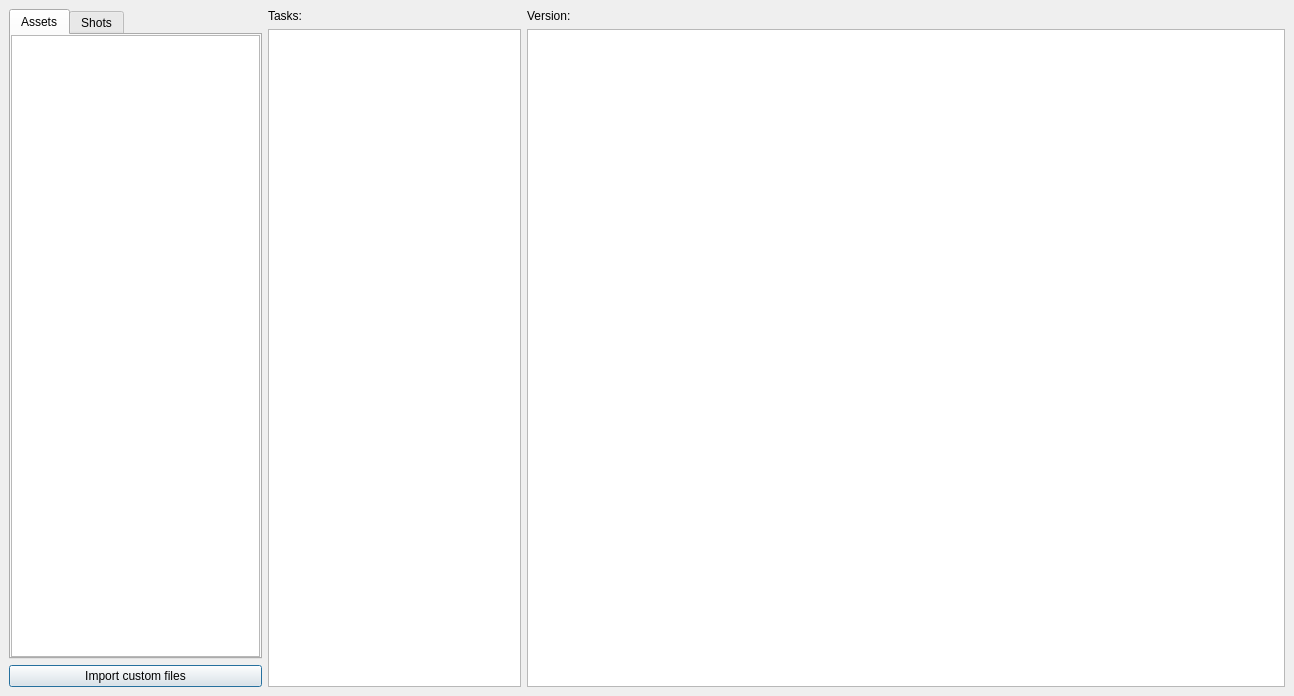
<?xml version="1.0" encoding="UTF-8"?>
<ui version="4.0">
 <class>dlg_TaskSelection</class>
 <widget class="QDialog" name="dlg_TaskSelection">
  <property name="geometry">
   <rect>
    <x>0</x>
    <y>0</y>
    <width>1294</width>
    <height>696</height>
   </rect>
  </property>
  <property name="windowTitle">
   <string>Select Task</string>
  </property>
  <layout class="QVBoxLayout" name="verticalLayout_4">
   <property name="spacing">
    <number>6</number>
   </property>
   <property name="margin">
    <number>9</number>
   </property>
   <item>
    <widget class="QWidget" name="widget_4" native="true">
     <layout class="QHBoxLayout" name="horizontalLayout_2">
      <property name="spacing">
       <number>6</number>
      </property>
      <property name="margin">
       <number>0</number>
      </property>
      <item>
       <widget class="QWidget" name="widget" native="true">
        <property name="sizePolicy">
         <sizepolicy hsizetype="Preferred" vsizetype="Preferred">
          <horstretch>1</horstretch>
          <verstretch>0</verstretch>
         </sizepolicy>
        </property>
        <layout class="QVBoxLayout" name="verticalLayout">
         <property name="margin">
          <number>0</number>
         </property>
         <item>
          <widget class="QTabWidget" name="tbw_entity">
           <property name="currentIndex">
            <number>0</number>
           </property>
           <widget class="QWidget" name="tab">
            <attribute name="title">
             <string>Assets</string>
            </attribute>
            <layout class="QVBoxLayout" name="verticalLayout_5">
             <property name="spacing">
              <number>0</number>
             </property>
             <property name="margin">
              <number>0</number>
             </property>
             <item>
              <widget class="QTreeWidget" name="tw_assets">
               <property name="sizePolicy">
                <sizepolicy hsizetype="Expanding" vsizetype="Expanding">
                 <horstretch>1</horstretch>
                 <verstretch>0</verstretch>
                </sizepolicy>
               </property>
               <property name="contextMenuPolicy">
                <enum>Qt::CustomContextMenu</enum>
               </property>
               <property name="editTriggers">
                <set>QAbstractItemView::NoEditTriggers</set>
               </property>
               <attribute name="headerVisible">
                <bool>false</bool>
               </attribute>
               <column>
                <property name="text">
                 <string notr="true">1</string>
                </property>
               </column>
              </widget>
             </item>
            </layout>
           </widget>
           <widget class="QWidget" name="tab_2">
            <attribute name="title">
             <string>Shots</string>
            </attribute>
            <layout class="QVBoxLayout" name="verticalLayout_6">
             <property name="spacing">
              <number>0</number>
             </property>
             <property name="margin">
              <number>0</number>
             </property>
             <item>
              <widget class="QTreeWidget" name="tw_shots">
               <property name="maximumSize">
                <size>
                 <width>10000</width>
                 <height>16777215</height>
                </size>
               </property>
               <property name="contextMenuPolicy">
                <enum>Qt::CustomContextMenu</enum>
               </property>
               <property name="editTriggers">
                <set>QAbstractItemView::NoEditTriggers</set>
               </property>
               <property name="verticalScrollMode">
                <enum>QAbstractItemView::ScrollPerPixel</enum>
               </property>
               <property name="indentation">
                <number>10</number>
               </property>
               <attribute name="headerVisible">
                <bool>false</bool>
               </attribute>
               <column>
                <property name="text">
                 <string notr="true">1</string>
                </property>
               </column>
              </widget>
             </item>
            </layout>
           </widget>
          </widget>
         </item>
         <item>
          <widget class="QPushButton" name="b_custom">
           <property name="text">
            <string>Import custom files</string>
           </property>
          </widget>
         </item>
        </layout>
       </widget>
      </item>
      <item>
       <widget class="QWidget" name="widget_2" native="true">
        <property name="sizePolicy">
         <sizepolicy hsizetype="Preferred" vsizetype="Preferred">
          <horstretch>1</horstretch>
          <verstretch>0</verstretch>
         </sizepolicy>
        </property>
        <layout class="QVBoxLayout" name="verticalLayout_3">
         <property name="margin">
          <number>0</number>
         </property>
         <item>
          <widget class="QLabel" name="label_2">
           <property name="text">
            <string>Tasks:</string>
           </property>
          </widget>
         </item>
         <item>
          <widget class="QListWidget" name="lw_tasks">
           <property name="contextMenuPolicy">
            <enum>Qt::CustomContextMenu</enum>
           </property>
          </widget>
         </item>
        </layout>
       </widget>
      </item>
      <item>
       <widget class="QWidget" name="widget_3" native="true">
        <property name="sizePolicy">
         <sizepolicy hsizetype="Preferred" vsizetype="Preferred">
          <horstretch>3</horstretch>
          <verstretch>0</verstretch>
         </sizepolicy>
        </property>
        <layout class="QVBoxLayout" name="verticalLayout_2">
         <property name="margin">
          <number>0</number>
         </property>
         <item>
          <widget class="QWidget" name="widget_5" native="true">
           <layout class="QHBoxLayout" name="horizontalLayout">
            <property name="margin">
             <number>0</number>
            </property>
            <item>
             <widget class="QLabel" name="l_version">
              <property name="text">
               <string>Version:</string>
              </property>
             </widget>
            </item>
            <item>
             <widget class="QLabel" name="l_versionRight">
              <property name="layoutDirection">
               <enum>Qt::LeftToRight</enum>
              </property>
              <property name="text">
               <string/>
              </property>
              <property name="alignment">
               <set>Qt::AlignRight|Qt::AlignTrailing|Qt::AlignVCenter</set>
              </property>
             </widget>
            </item>
           </layout>
          </widget>
         </item>
         <item>
          <widget class="QTableView" name="tw_versions">
           <property name="contextMenuPolicy">
            <enum>Qt::CustomContextMenu</enum>
           </property>
           <property name="editTriggers">
            <set>QAbstractItemView::NoEditTriggers</set>
           </property>
           <property name="selectionMode">
            <enum>QAbstractItemView::SingleSelection</enum>
           </property>
           <property name="selectionBehavior">
            <enum>QAbstractItemView::SelectRows</enum>
           </property>
           <property name="verticalScrollMode">
            <enum>QAbstractItemView::ScrollPerPixel</enum>
           </property>
           <property name="horizontalScrollMode">
            <enum>QAbstractItemView::ScrollPerPixel</enum>
           </property>
           <property name="sortingEnabled">
            <bool>true</bool>
           </property>
           <attribute name="horizontalHeaderHighlightSections">
            <bool>false</bool>
           </attribute>
           <attribute name="horizontalHeaderStretchLastSection">
            <bool>false</bool>
           </attribute>
           <attribute name="verticalHeaderVisible">
            <bool>false</bool>
           </attribute>
          </widget>
         </item>
        </layout>
       </widget>
      </item>
     </layout>
    </widget>
   </item>
  </layout>
 </widget>
 <resources/>
 <connections/>
</ui>
